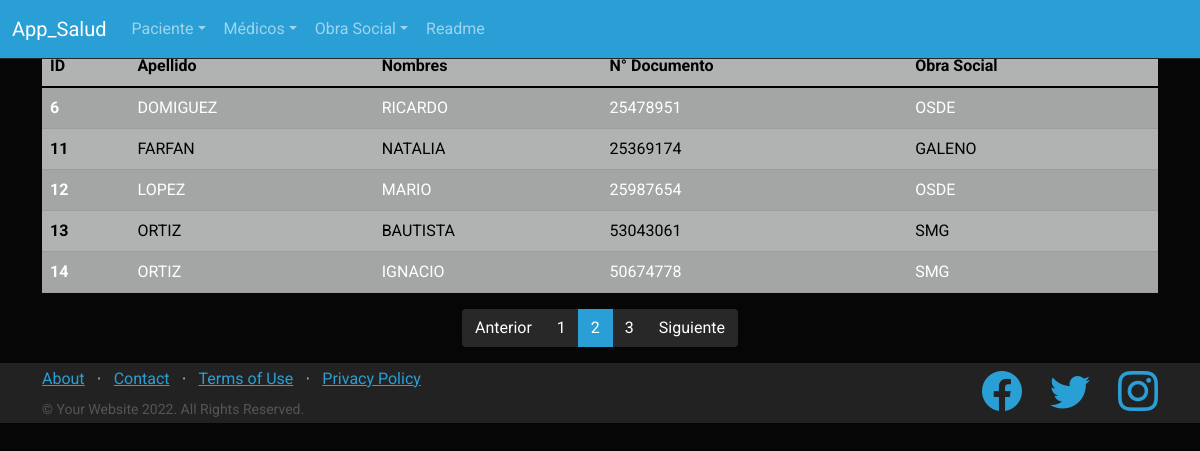
The page /app_salud/lista_pac?page=2 on the database its author committed.
### app_salud/models.py (models this page shows)
class Paciente(models.Model):
    apellido=models.CharField(max_length=40)
    nombre=models.CharField(max_length=40)
    dni=models.IntegerField()
    fechaNac=models.DateField()
    obraSocial=models.CharField(max_length=40)
    afiliado=models.CharField(max_length=20)
    email=models.EmailField()

### app_salud/views.py (the view)
# urls.py: path("lista_pac", views.pacientes, name="lista_pac"),
def pacientes(request):
    paciente=Paciente.objects.all()
    page=request.GET.get("page",1)
    try:
        paginator=Paginator(paciente,5)
        paciente=paginator.page(page)
    except:
        raise Http404
    dicc={
        "entity" : paciente,
        "paginator" : paginator
    }
    plantilla=loader.get_template("lista_paciente.html")
    documento=plantilla.render(dicc)
    return HttpResponse(documento)

### app_salud/template/lista_paciente.html
{% extends "principal.html" %}
{% load static %}
{% block contenido %}
    <h4 class="text-warning bg-dark"> Listado de Pacientes </h4>
    <table  class="table table-dark table-striped">
        <thead>
          <tr>
            <th scope="col">ID</th>
            <th scope="col">Apellido</th>
            <th scope="col">Nombres</th>
            <th scope="col">N° Documento</th>
            <th scope="col">Obra Social</th>
          </tr>
        </thead>
        <tbody>
            {% for n in entity %}
          <tr class="text-uppercase">
            <th scope="row">{{n.id}} </th>
            <td>{{n.apellido}} </td>
            <td>{{n.nombre}} </td>
            <td>{{n.dni}} </td>
            <td>{{n.obraSocial}} </td>
          </tr>
            {% endfor %}
        </tbody>
      </table>
      <div>
          {% include 'paginator.html' %}
      </div>
{% endblock %}

### rows shown on the page
Paciente: id "6", apellido "DOMIGUEZ", nombre "RICARDO", dni "25478951", obraSocial "OSDE"
Paciente: id "11", apellido "FARFAN", nombre "NATALIA", dni "25369174", obraSocial "GALENO"
Paciente: id "12", apellido "LOPEZ", nombre "MARIO", dni "25987654", obraSocial "OSDE"
Paciente: id "13", apellido "ORTIZ", nombre "BAUTISTA", dni "53043061", obraSocial "SMG"
Paciente: id "14", apellido "ORTIZ", nombre "IGNACIO", dni "50674778", obraSocial "SMG"

### other values the page prints
{{ page }} "1" "2" "3"
